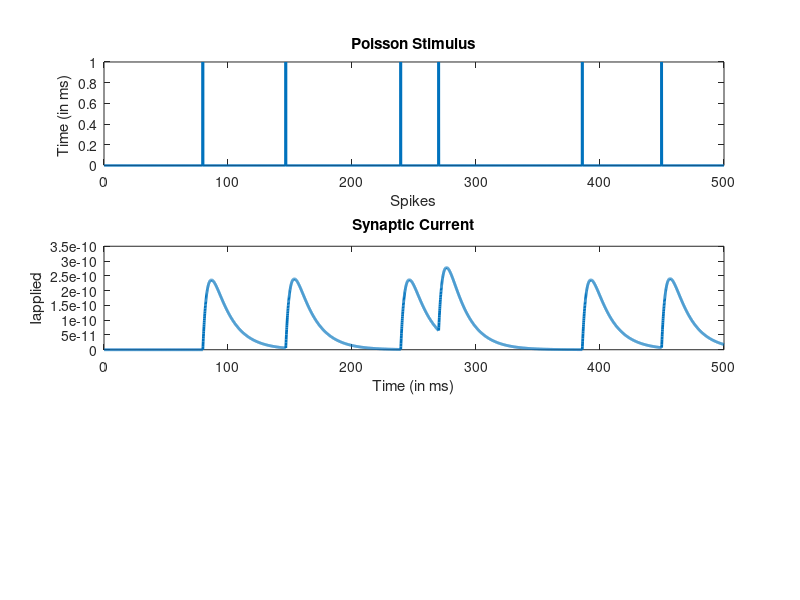

Reproduce this figure in MATLAB. (Note: this script raises an error after producing the figure.)
%% Problem 1
% PART (a)
T = 0.5;
dt = 0.1e-3;
k = 10;
lambda = k*dt;
time = (dt:dt:T);
poisson_output = makedist('Poisson', 'lambda', lambda);
t_size = length(time);
stimulus = zeros(1,t_size);
fprintf('Time Instants: ');
for i = 1:t_size
    spike = random(poisson_output,1);
    if (spike >= 1)
        stimulus(1,i) = 1; %spike-train
        fprintf('%f, ', i*dt); %timestamp
    end
end
subplot(3,1,1);
plot(time.*1000,stimulus(1,:), 'Linewidth',2);
title('Poisson Stimulus');
xlabel('Spikes');
ylabel('Time (in ms) ');
% PART (b)
I0 = 1e-12;
we = 500;
tau = 15e-3;
tau_s = tau/4;
Iapplied = zeros(1,t_size);
for i = 1:t_size
    for t = 1:i
        if (stimulus(1,t) == 1)
            Iapplied(1,i) = Iapplied(1,i) + I0*we*(exp(-(i - t)*dt/tau) - exp(-(i - t)*dt/tau_s));  
        end
    end
end
subplot(3,1,2);
plot(time.*1000,Iapplied(1,:), 'Linewidth',2);
title('Synaptic Current');
ylabel('Iapplied');
xlabel('Time (in ms)');
%Membrane Potential (AEF RS) :HW 1 Q3
V_t = euler_method(1,Iapplied,dt); %Same function as used in HW1
subplot(3,1,3);
plot(time.*1000, V_t, 'linewidth', 2);
title(sprintf('Neuron: RS Response'));
xlabel('Time (in ms)');
ylabel('Spikes');
%% Problem 2
Ns = 100;
w0 = 50;
sigma_w = 5;



